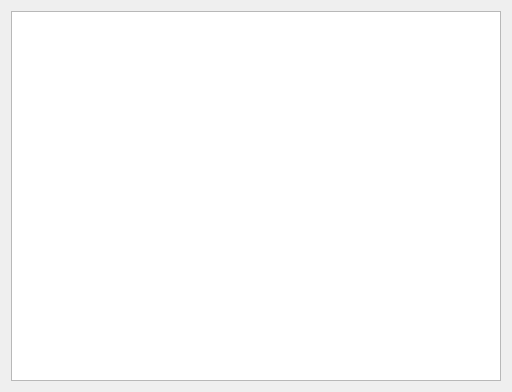
<?xml version="1.0" encoding="UTF-8"?>
<ui version="4.0">
 <class>Form</class>
 <widget class="QWidget" name="Form">
  <property name="geometry">
   <rect>
    <x>0</x>
    <y>0</y>
    <width>512</width>
    <height>392</height>
   </rect>
  </property>
  <property name="windowTitle">
   <string>Form</string>
  </property>
  <layout class="QVBoxLayout" name="verticalLayout">
   <item>
    <widget class="QTextEdit" name="textEdit"/>
   </item>
  </layout>
 </widget>
 <resources/>
 <connections/>
</ui>
